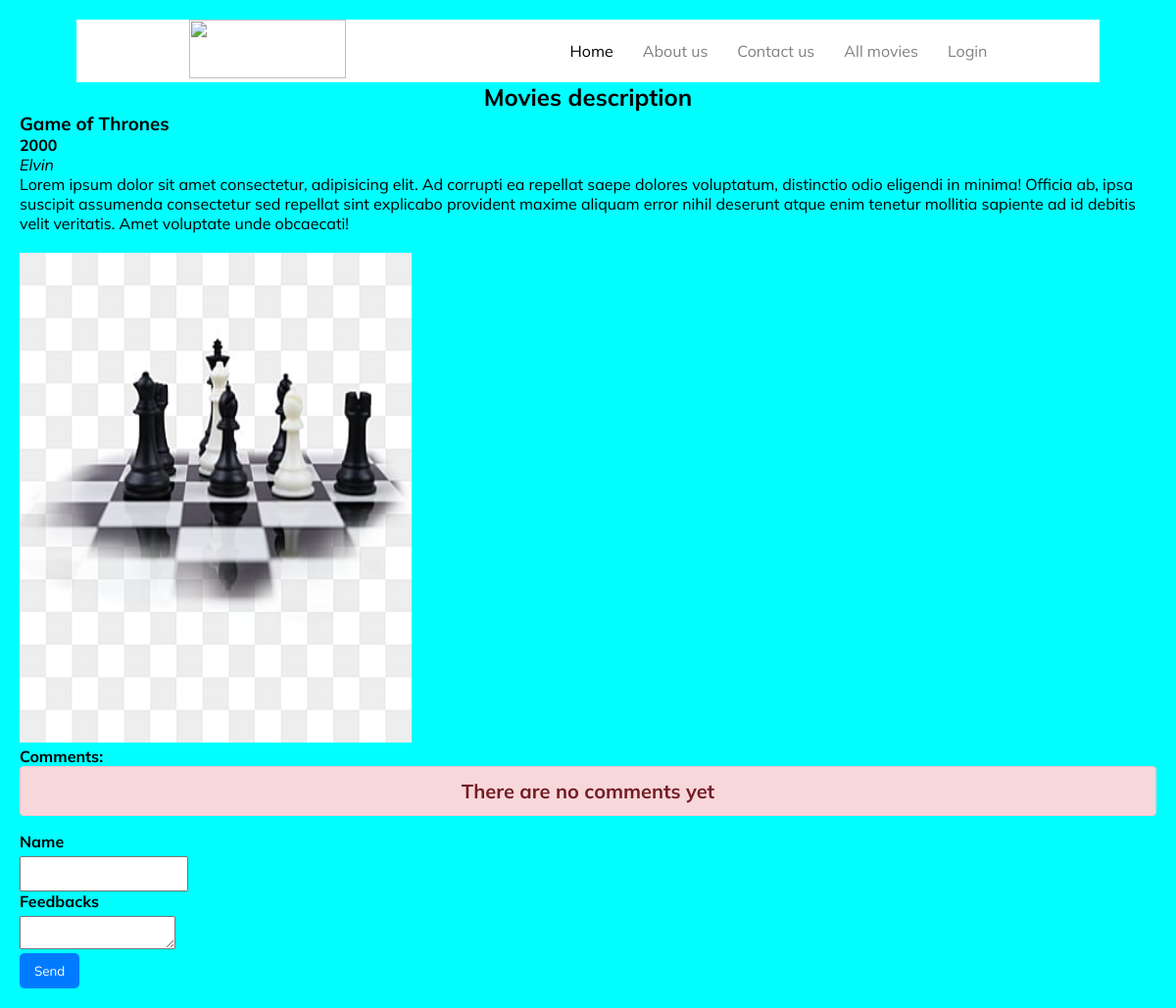
Page /detail/13 on the committed database.
### movies/models.py (models this page shows, shortened)
class Movies(models.Model):
    year = models.CharField(max_length=4)
    name = models.CharField(max_length=200)
    category = models.CharField(max_length=100)
    recommender = models.ForeignKey("auth.User", on_delete=models.CASCADE)
    detail = RichTextField()
    image = models.FileField(blank=True, null=True, verbose_name="add image")

### movies/views.py (the view)
# urls.py: path('detail/<int:id>', detail_page, name = "detail"),
def detail_page(request, id):
    movie = get_object_or_404(Movies, id = id)
    comments = WriteComment.objects.filter(movie = movie)
    context = {"movie": movie, "comments": comments}
    return render(request, "detail.html", context)

### templates/detail.html (shortened to what this page needs)
{% extends "base.html" %}
{% block body %}
<h2>Movies description</h2>
<div class="movies_details">
    <ul>
        <li>
            <h3>{{ movie.name }}</h3>
            <h4>{{ movie.year }}</h4>
            <i>{{ movie.recommender }}</i><br>
            <p>{{ movie.detail | safe }}</p>
            <br>
        </li>
    </ul>
    {% if movie.image %}
    <img src="{{ movie.image.url }}" alt="">
    {% endif %}
</div>
<div class="comments">
    <h4>Comments:</h4>
    {% if comments %}
        {% for comment in comments %}
            <div class="comment">
                <h5>Author: {{comment.commenter}}</h5>
                <h5>Feedback: {{comment.comment_content}}</h5>
            </div>
            <br>
            <hr>
            <br>
        {% endfor %}
    {% else %}
    <div class="alert__warning">There are no comments yet</div>
    {% endif %}
</div>
<form action="{% url 'comment' movie.id %}" method="post">
    <div class="comments">
    <label for="commenter">Name</label>
    <input type="text" name="commenter" id="commenter">
    </div>
    <div class="comments">
        <label for="commentContent">Feedbacks</label>
        <textarea type="text" name="comment_content" id="commentContent"></textarea>
        </div>
        <button type="submit">Send</button>
</form>
{% endblock body %}

### static/style.css (style rules this page uses)
* { margin: 0; padding: 0; box-sizing: border-box; text-decoration: none; list-style: none; }
body { background-color: aqua; color: black; margin: 20px; }
h2 { text-align: center; }
.movies_details img { width: 400px; height: 500px; }

### static/navbar.css (style rules this page uses)
* { margin: 0; padding: 0; text-decoration: none; list-style: none; box-sizing: border-box; font-family: "Mulish", sans-serif; }

### static/login-register.css (style rules this page uses)
label { display: block; margin-bottom: 5px; font-weight: bold; }
input { padding: 8px; box-sizing: border-box; }
button { padding: 10px 15px; background-color: #007bff; color: #fff; border: none; border-radius: 5px; cursor: pointer; }
.alert__warning { width: 100%; padding: 0.75rem 1.25rem; margin-bottom: 1rem; border: 1px solid transparent; border-radius: 0.25rem; color: #721c24; background-color: #f8d7da; border-color: #f5c6cb; text-align: center; font-size: 20px; font-weight: bold; }

### rows in the picture
Movies: name "Game of Thrones", year "2000", recommender "Elvin", detail "Lorem ipsum dolor sit amet consectetur, adipisicing elit. Ad corrupti ea repellat saepe dolores voluptatum, distinctio odio eligendi in minima! Officia ab, ipsa suscipit assumenda consectetur sed repellat sint explicabo provident maxime aliquam error nihil deserunt atque enim tenetur mollitia sapiente ad id debitis velit veritatis. Amet voluptate unde obcaecati!", image (picture)
